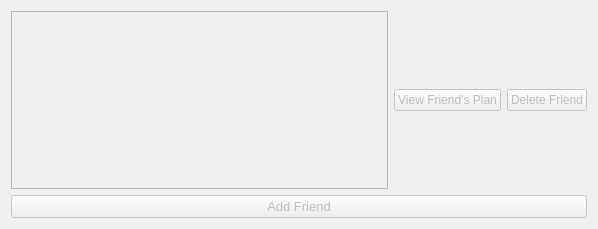
<?xml version="1.0" encoding="UTF-8"?>
<ui version="4.0">
 <class>planWithFriendsDialog</class>
 <widget class="QDialog" name="planWithFriendsDialog">
  <property name="enabled">
   <bool>false</bool>
  </property>
  <property name="geometry">
   <rect>
    <x>0</x>
    <y>0</y>
    <width>598</width>
    <height>229</height>
   </rect>
  </property>
  <property name="minimumSize">
   <size>
    <width>598</width>
    <height>229</height>
   </size>
  </property>
  <property name="maximumSize">
   <size>
    <width>598</width>
    <height>229</height>
   </size>
  </property>
  <property name="windowTitle">
   <string>Plan with Friends</string>
  </property>
  <property name="windowIcon">
   <iconset resource="../../res/resources.qrc">
    <normaloff>:/planner.png</normaloff>:/planner.png</iconset>
  </property>
  <layout class="QVBoxLayout" name="verticalLayout">
   <item>
    <layout class="QHBoxLayout" name="horizontalLayout_2">
     <item>
      <widget class="QListWidget" name="friendListWidget"/>
     </item>
     <item>
      <widget class="QPushButton" name="viewFriendPlanBtn">
       <property name="enabled">
        <bool>false</bool>
       </property>
       <property name="text">
        <string>View Friend's Plan</string>
       </property>
      </widget>
     </item>
     <item>
      <widget class="QPushButton" name="deleteFriendBtn">
       <property name="enabled">
        <bool>false</bool>
       </property>
       <property name="text">
        <string>Delete Friend</string>
       </property>
      </widget>
     </item>
    </layout>
   </item>
   <item>
    <widget class="QPushButton" name="addFriendBtn">
     <property name="font">
      <font>
       <family>Arial</family>
       <pointsize>10</pointsize>
      </font>
     </property>
     <property name="text">
      <string>Add Friend</string>
     </property>
    </widget>
   </item>
  </layout>
 </widget>
 <resources>
  <include location="../../res/resources.qrc"/>
 </resources>
 <connections/>
</ui>
